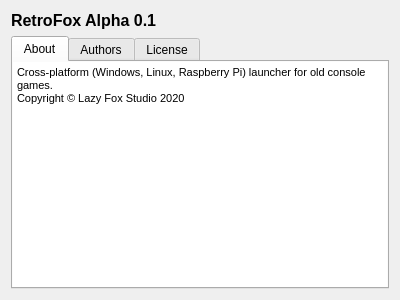
<?xml version="1.0" encoding="UTF-8"?>
<ui version="4.0">
 <class>AboutDialog</class>
 <widget class="QDialog" name="AboutDialog">
  <property name="geometry">
   <rect>
    <x>0</x>
    <y>0</y>
    <width>400</width>
    <height>300</height>
   </rect>
  </property>
  <property name="windowTitle">
   <string>Dialog</string>
  </property>
  <layout class="QVBoxLayout" name="verticalLayout">
   <item>
    <widget class="QLabel" name="label">
     <property name="font">
      <font>
       <pointsize>12</pointsize>
       <weight>75</weight>
       <bold>true</bold>
      </font>
     </property>
     <property name="text">
      <string>RetroFox Alpha 0.1</string>
     </property>
    </widget>
   </item>
   <item>
    <widget class="QTabWidget" name="tabWidget">
     <property name="focusPolicy">
      <enum>Qt::TabFocus</enum>
     </property>
     <property name="currentIndex">
      <number>0</number>
     </property>
     <widget class="QWidget" name="tab_about">
      <property name="font">
       <font>
        <pointsize>8</pointsize>
       </font>
      </property>
      <attribute name="title">
       <string>About</string>
      </attribute>
      <layout class="QGridLayout" name="gridLayout">
       <property name="leftMargin">
        <number>0</number>
       </property>
       <property name="topMargin">
        <number>0</number>
       </property>
       <property name="rightMargin">
        <number>0</number>
       </property>
       <property name="bottomMargin">
        <number>0</number>
       </property>
       <property name="spacing">
        <number>0</number>
       </property>
       <item row="0" column="0">
        <widget class="QTextBrowser" name="text_about">
         <property name="frameShape">
          <enum>QFrame::NoFrame</enum>
         </property>
         <property name="html">
          <string>&lt;!DOCTYPE HTML PUBLIC &quot;-//W3C//DTD HTML 4.0//EN&quot; &quot;http://www.w3.org/TR/REC-html40/strict.dtd&quot;&gt;
&lt;html&gt;&lt;head&gt;&lt;meta name=&quot;qrichtext&quot; content=&quot;1&quot; /&gt;&lt;style type=&quot;text/css&quot;&gt;
p, li { white-space: pre-wrap; }
&lt;/style&gt;&lt;/head&gt;&lt;body style=&quot; font-family:'MS Shell Dlg 2'; font-size:8pt; font-weight:400; font-style:normal;&quot;&gt;
&lt;p style=&quot; margin-top:0px; margin-bottom:0px; margin-left:0px; margin-right:0px; -qt-block-indent:0; text-indent:0px;&quot;&gt;Cross-platform (Windows, Linux, Raspberry Pi) launcher for old console games.&lt;/p&gt;
&lt;p style=&quot; margin-top:0px; margin-bottom:0px; margin-left:0px; margin-right:0px; -qt-block-indent:0; text-indent:0px;&quot;&gt;Copyright © Lazy Fox Studio 2020&lt;/p&gt;&lt;/body&gt;&lt;/html&gt;</string>
         </property>
        </widget>
       </item>
      </layout>
     </widget>
     <widget class="QWidget" name="tab_authors">
      <attribute name="title">
       <string>Authors</string>
      </attribute>
      <layout class="QGridLayout" name="gridLayout_2">
       <property name="leftMargin">
        <number>0</number>
       </property>
       <property name="topMargin">
        <number>0</number>
       </property>
       <property name="rightMargin">
        <number>0</number>
       </property>
       <property name="bottomMargin">
        <number>0</number>
       </property>
       <property name="spacing">
        <number>0</number>
       </property>
       <item row="0" column="0">
        <widget class="QTextBrowser" name="text_authors">
         <property name="frameShape">
          <enum>QFrame::NoFrame</enum>
         </property>
         <property name="html">
          <string>&lt;!DOCTYPE HTML PUBLIC &quot;-//W3C//DTD HTML 4.0//EN&quot; &quot;http://www.w3.org/TR/REC-html40/strict.dtd&quot;&gt;
&lt;html&gt;&lt;head&gt;&lt;meta name=&quot;qrichtext&quot; content=&quot;1&quot; /&gt;&lt;style type=&quot;text/css&quot;&gt;
p, li { white-space: pre-wrap; }
&lt;/style&gt;&lt;/head&gt;&lt;body style=&quot; font-family:'MS Shell Dlg 2'; font-size:8.25pt; font-weight:400; font-style:normal;&quot;&gt;
&lt;p style=&quot; margin-top:0px; margin-bottom:0px; margin-left:0px; margin-right:0px; -qt-block-indent:0; text-indent:0px;&quot;&gt;&lt;span style=&quot; font-size:10pt; font-weight:600;&quot;&gt;Developers:&lt;/span&gt;&lt;/p&gt;
&lt;p style=&quot; margin-top:0px; margin-bottom:0px; margin-left:0px; margin-right:0px; -qt-block-indent:0; text-indent:0px;&quot;&gt;&lt;span style=&quot; font-size:8pt;&quot;&gt;Mikhail Zoreev (BFDestroyeer)&lt;/span&gt;&lt;/p&gt;
&lt;p style=&quot; margin-top:0px; margin-bottom:0px; margin-left:0px; margin-right:0px; -qt-block-indent:0; text-indent:0px;&quot;&gt;&lt;span style=&quot; font-size:8pt;&quot;&gt;Maksim Vlasov (vla5924)&lt;/span&gt;&lt;/p&gt;&lt;/body&gt;&lt;/html&gt;</string>
         </property>
        </widget>
       </item>
      </layout>
     </widget>
     <widget class="QWidget" name="tab_license">
      <attribute name="title">
       <string>License</string>
      </attribute>
      <layout class="QGridLayout" name="gridLayout_3">
       <property name="leftMargin">
        <number>0</number>
       </property>
       <property name="topMargin">
        <number>0</number>
       </property>
       <property name="rightMargin">
        <number>0</number>
       </property>
       <property name="bottomMargin">
        <number>0</number>
       </property>
       <property name="spacing">
        <number>0</number>
       </property>
       <item row="0" column="0">
        <widget class="QTextBrowser" name="text_license">
         <property name="frameShape">
          <enum>QFrame::NoFrame</enum>
         </property>
         <property name="html">
          <string>&lt;!DOCTYPE HTML PUBLIC &quot;-//W3C//DTD HTML 4.0//EN&quot; &quot;http://www.w3.org/TR/REC-html40/strict.dtd&quot;&gt;
&lt;html&gt;&lt;head&gt;&lt;meta name=&quot;qrichtext&quot; content=&quot;1&quot; /&gt;&lt;style type=&quot;text/css&quot;&gt;
p, li { white-space: pre-wrap; }
&lt;/style&gt;&lt;/head&gt;&lt;body style=&quot; font-family:'MS Shell Dlg 2'; font-size:8.25pt; font-weight:400; font-style:normal;&quot;&gt;
&lt;p style=&quot;-qt-paragraph-type:empty; margin-top:0px; margin-bottom:0px; margin-left:0px; margin-right:0px; -qt-block-indent:0; text-indent:0px;&quot;&gt;&lt;br /&gt;&lt;/p&gt;&lt;/body&gt;&lt;/html&gt;</string>
         </property>
        </widget>
       </item>
      </layout>
     </widget>
    </widget>
   </item>
  </layout>
 </widget>
 <resources/>
 <connections/>
</ui>
